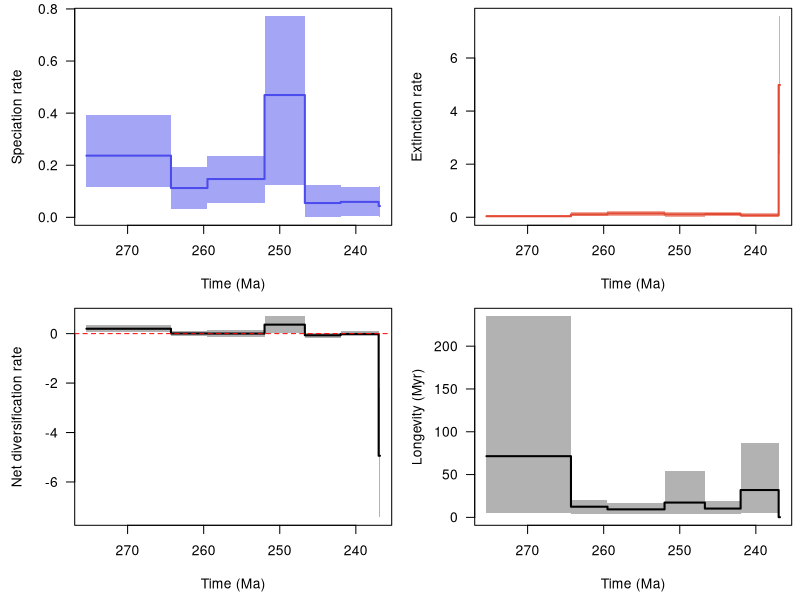

Write the R code that produced this figure.
pdf(file='C:/Users/SimoesLabAdmin/Documents/BDNN_Arielli/updated_occurrence_analyses/model_6/reptilia_all/combined_10_RTT.pdf', width = 9, height = 6, useDingbats = FALSE)

layout(matrix(1:4, ncol = 2, nrow = 2, byrow = TRUE))
par(las = 1, mar = c(4.5, 4.5, 0.5, 0.5))
time_vec=c(275.4099349975586, 264.30001,264.3,259.50001,259.5,252.00001,252.0,246.70001,246.7,242.00001,242.0,237.00001,237.0,236.82923889160156)
sp_mean=c(0.2368364854410468, 0.2368364854410468,0.11259844385022007,0.11259844385022007,0.1471615468139687,0.1471615468139687,0.4695301263075374,0.4695301263075374,0.05500907594003978,0.05500907594003978,0.05932012579245192,0.05932012579245192,0.04348752788882655,0.04348752788882655)
sp_lwr=c(0.11793725428004721, 0.11793725428004721,0.03311629441722799,0.03311629441722799,0.056088375821901265,0.056088375821901265,0.1260509798085414,0.1260509798085414,0.003023976512502742,0.003023976512502742,0.006483442025497885,0.006483442025497885,0.00031703610867898734,0.00031703610867898734)
sp_upr=c(0.39241149512070644, 0.39241149512070644,0.19199698832849119,0.19199698832849119,0.2345441098298174,0.2345441098298174,0.7716331137600783,0.7716331137600783,0.12287270443317427,0.12287270443317427,0.11808510362751191,0.11808510362751191,0.12199768983256405,0.12199768983256405)
ex_mean=c(0.03866781223952822, 0.03866781223952822,0.10614220532107378,0.10614220532107378,0.14552341028580498,0.14552341028580498,0.10643656149764899,0.10643656149764899,0.12099202651592877,0.12099202651592877,0.07208369880768004,0.07208369880768004,4.983261546095,4.983261546095)
ex_lwr=c(0.00038257548019947726, 0.00038257548019947726,0.041668564167600314,0.041668564167600314,0.034937540470132915,0.034937540470132915,0.0028386282135111356,0.0028386282135111356,0.04123544633850271,0.04123544633850271,0.0014259843700485143,0.0014259843700485143,2.3650177539682997,2.3650177539682997)
ex_upr=c(0.09142372474673496, 0.09142372474673496,0.1880926687025004,0.1880926687025004,0.2392230252526831,0.2392230252526831,0.20190042207319278,0.20190042207319278,0.20786684798769342,0.20786684798769342,0.14548836982141955,0.14548836982141955,7.569000656194177,7.569000656194177)
div_mean=c(0.19816867320151837, 0.19816867320151837,0.00645623852914628,0.00645623852914628,0.0016381365281637802,0.0016381365281637802,0.3630935648098883,0.3630935648098883,-0.06598295057588868,-0.06598295057588868,-0.01276357301522823,-0.01276357301522823,-4.939774018206182,-4.939774018206182)
div_lwr=c(0.05479112670551321, 0.05479112670551321,-0.09807500319569001,-0.09807500319569001,-0.12652432119127816,-0.12652432119127816,0.016419362297858897,0.016419362297858897,-0.17842262766298903,-0.17842262766298903,-0.10335717799594156,-0.10335717799594156,-7.427481750322334,-7.427481750322334)
div_upr=c(0.35769170006197865, 0.35769170006197865,0.11164860459447397,0.11164860459447397,0.14466306482787714,0.14466306482787714,0.699484865686482,0.699484865686482,0.031893803424449085,0.031893803424449085,0.10015015509049152,0.10015015509049152,-2.218627895439613,-2.218627895439613)
long_mean=c(71.4835316901207, 71.4835316901207,12.470197076320648,12.470197076320648,9.35894028878212,9.35894028878212,17.304053164243697,17.304053164243697,10.261296632528305,10.261296632528305,31.9021557264328,31.9021557264328,0.21869182764738798,0.21869182764738798)
long_lwr=c(5.668951511383057, 5.668951511383057,4.426180839538574,4.426180839538574,3.495281934738159,3.495281934738159,3.475613594055176,3.475613594055176,3.933917999267578,3.933917999267578,4.520711421966553,4.520711421966553,0.11696746200323105,0.11696746200323105)
long_upr=c(234.8368225097656, 234.8368225097656,20.50713348388672,20.50713348388672,16.96681022644043,16.96681022644043,54.31041717529297,54.31041717529297,19.410932540893555,19.410932540893555,86.94025421142578,86.94025421142578,0.338136225938797,0.338136225938797)
xlim = c(275.4099349975586, 236.82923889160156)
ylim = c(0.00031703610867898734, 0.7716331137600783)
not_NA = !is.na(sp_mean)
plot(time_vec[not_NA], sp_mean[not_NA], type = 'n', xlim = xlim, ylim = ylim, xlab = 'Time (Ma)', ylab = 'Speciation rate')
polygon(c(time_vec[not_NA], rev(time_vec[not_NA])), c(sp_lwr[not_NA], rev(sp_upr[not_NA])), col = adjustcolor('#4c4cec', alpha = 0.5), border = NA)
lines(time_vec[not_NA], sp_mean[not_NA], col = '#4c4cec', lwd = 2)
ylim = c(0.00038257548019947726, 7.569000656194177)
not_NA = !is.na(ex_mean)
plot(time_vec[not_NA], ex_mean[not_NA], type = 'n', xlim = xlim, ylim = ylim, xlab = 'Time (Ma)', ylab = 'Extinction rate')
polygon(c(time_vec[not_NA], rev(time_vec[not_NA])), c(ex_lwr[not_NA], rev(ex_upr[not_NA])), col = adjustcolor('#e34a33', alpha = 0.5), border = NA)
lines(time_vec[not_NA], ex_mean[not_NA], col = '#e34a33', lwd = 2)
ylim = c(-7.427481750322334, 0.699484865686482)
not_NA = !is.na(div_mean)
plot(time_vec[not_NA], div_mean[not_NA], type = 'n', xlim = xlim, ylim = ylim, xlab = 'Time (Ma)', ylab = 'Net diversification rate')
polygon(c(time_vec[not_NA], rev(time_vec[not_NA])), c(div_lwr[not_NA], rev(div_upr[not_NA])), col = adjustcolor('black', alpha = 0.3), border = NA)
lines(time_vec[not_NA], div_mean[not_NA], col = 'black', lwd = 2)
abline(h = 0, col = 'red', lty = 2)
ylim = c(0.11696746200323105, 234.8368225097656)
not_NA = !is.na(long_mean)
plot(time_vec[not_NA], long_mean[not_NA], type = 'n', xlim = xlim, ylim = ylim, xlab = 'Time (Ma)', ylab = 'Longevity (Myr)')
polygon(c(time_vec[not_NA], rev(time_vec[not_NA])), c(long_lwr[not_NA], rev(long_upr[not_NA])), col = adjustcolor('black', alpha = 0.3), border = NA)
lines(time_vec[not_NA], long_mean[not_NA], col = 'black', lwd = 2)
dev.off()
